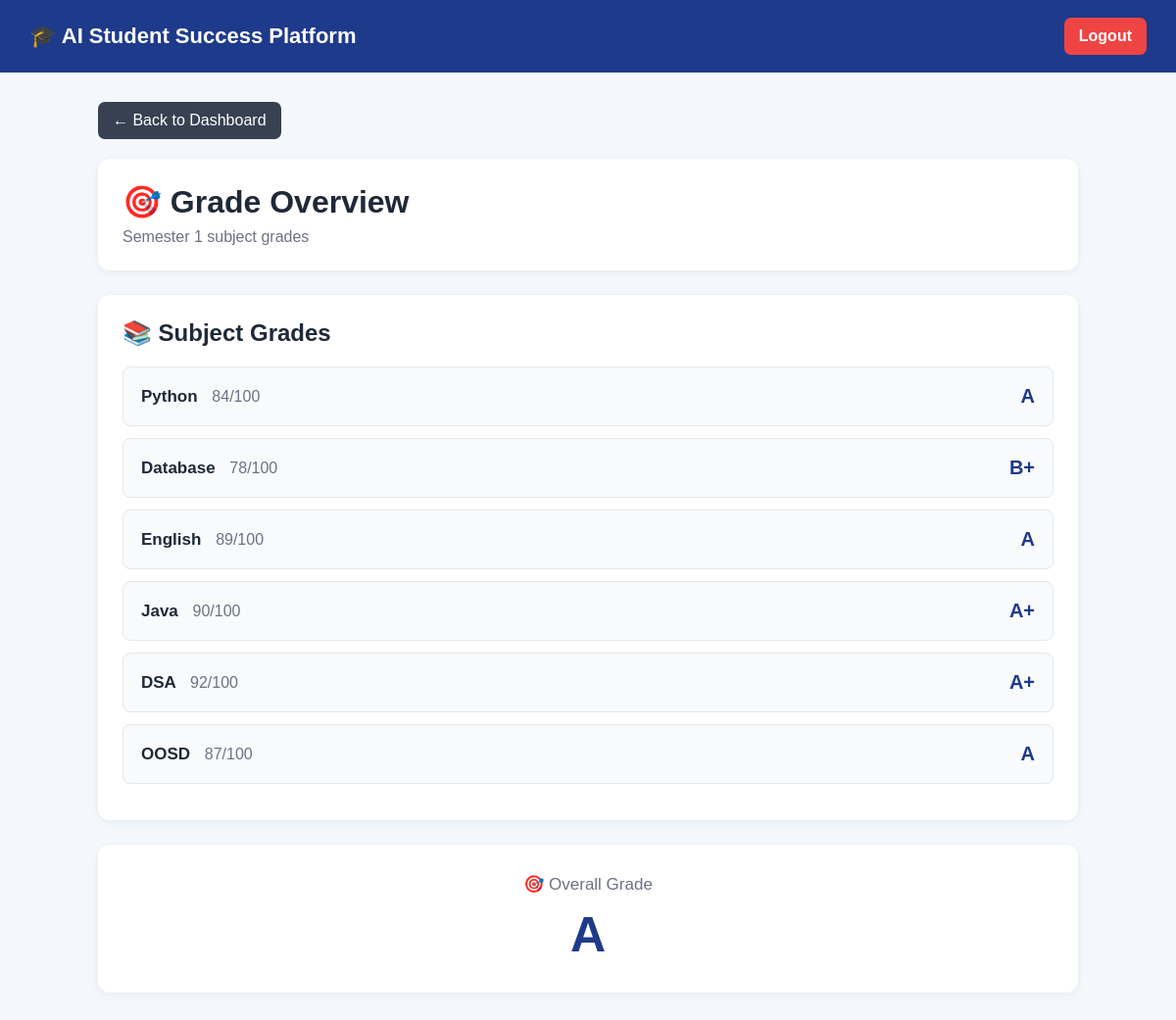
The app's page /grade (signed in) with its own data.
### tables this page shows
CREATE TABLE academic_data (
    id INTEGER PRIMARY KEY AUTOINCREMENT,
    student_id INTEGER NOT NULL,
    subject TEXT NOT NULL,
    marks INTEGER NOT NULL,
    attendance INTEGER NOT NULL, semester INTEGER NOT NULL DEFAULT 1,
    FOREIGN KEY (student_id) REFERENCES students(id)
);

### app.py (the view)
@app.route("/grade")
def grade_overview():
    student_id = session.get("student_id")
    if not student_id:
        return redirect(
            url_for("home")
        )
    semester = request.args.get(
        "semester",
        default=1,
        type=int
    )
    conn = sqlite3.connect("students.db")
    cursor = conn.cursor()
    cursor.execute(
        """
        SELECT
            id,
            subject,
            marks,
            attendance
        FROM academic_data
        WHERE student_id = ?
        AND semester = ?
        ORDER BY id
        """,
        (
            student_id,
            semester
        )
    )
    academic_data = cursor.fetchall()
    conn.close()
    if academic_data:
        total_marks = sum(
            row[2]
            for row in academic_data
        )
        average_marks = round(
            total_marks / len(academic_data)
        )
    else:
        average_marks = 0
    if average_marks >= 90:
        overall_grade = "A+"
    elif average_marks >= 80:
        overall_grade = "A"
    elif average_marks >= 70:
        overall_grade = "B+"
    elif average_marks >= 60:
        overall_grade = "B"
    elif average_marks >= 50:
        overall_grade = "C"
    else:
        overall_grade = "Needs Improvement"
    return render_template(
        "grade.html",
        academic_data=academic_data,
        overall_grade=overall_grade,
        semester=semester
    )

### templates/grade.html (shortened to what this page needs)
<!DOCTYPE html>
<html lang="en">
<head>
</head>
<body>
<header class="header">
    <div class="logo">
        🎓 AI Student Success Platform
    </div>
    <a
        href="{{ url_for('logout') }}"
        class="logout"
    >
        Logout
    </a>
</header>
<div class="container">
    <a
        href="{{ url_for('dashboard', semester=semester) }}"
        class="back-button"
    >
        ← Back to Dashboard
    </a>
    <div class="title-card">
        <h1>
            🎯 Grade Overview
        </h1>
        <p>
            Semester {{ semester }} subject grades
        </p>
    </div>
    <div class="grades-card">
        <h2>
            📚 Subject Grades
        </h2>
        {% if academic_data %}
            {% for record in academic_data %}
            <div class="subject-row">
                <div>
                    <span class="subject-name">
                        {{ record[1] }}
                    </span>
                    <span class="subject-marks">
                        {{ record[2] }}/100
                    </span>
                </div>
                <div class="grade">
                    {% if record[2] >= 90 %}
                        A+
                    {% elif record[2] >= 80 %}
                        A
                    {% elif record[2] >= 70 %}
                        B+
                    {% elif record[2] >= 60 %}
                        B
                    {% elif record[2] >= 50 %}
                        C
                    {% else %}
                        Needs Improvement
                    {% endif %}
                </div>
            </div>
            {% endfor %}
        {% else %}
            <div class="no-data">
                No academic data available for
                Semester {{ semester }}.
            </div>
        {% endif %}
    </div>
    <div class="overall-card">
        <div class="overall-title">
            🎯 Overall Grade
        </div>
        <div class="overall-value">
            {{ overall_grade }}
        </div>
    </div>
</div>
</body>
</html>

### templates/grade.html (style rules this page uses)
* { box-sizing: border-box; }
body { margin: 0; font-family: Arial, sans-serif; background: #f4f7fb; color: #1f2937; }
.header { background: #1e3a8a; color: white; padding: 18px 30px; display: flex; justify-content: space-between; align-items: center; flex-wrap: wrap; gap: 15px; }
.logo { font-size: 22px; font-weight: bold; }
.logout { background: #ef4444; color: white; text-decoration: none; padding: 10px 15px; border-radius: 7px; font-weight: bold; }
.container { width: 92%; max-width: 1000px; margin: 30px auto; }
.back-button { display: inline-block; margin-bottom: 20px; background: #374151; color: white; text-decoration: none; padding: 10px 15px; border-radius: 7px; }
.title-card { background: white; padding: 25px; border-radius: 12px; box-shadow: 0 2px 8px rgba(0,0,0,0.06); margin-bottom: 25px; }
.title-card h1 { margin: 0 0 8px 0; }
.title-card p { color: #6b7280; margin: 0; }
.grades-card { background: white; padding: 25px; border-radius: 12px; box-shadow: 0 2px 8px rgba(0,0,0,0.06); margin-bottom: 25px; }
.grades-card h2 { margin-top: 0; margin-bottom: 20px; }
.subject-row { display: flex; justify-content: space-between; align-items: center; padding: 18px; margin-bottom: 12px; background: #f8fafc; border-radius: 8px; border: 1px solid #e5e7eb; }
.subject-name { font-size: 17px; font-weight: bold; }
.subject-marks { color: #6b7280; margin-left: 10px; }
.grade { font-size: 20px; font-weight: bold; color: #1e3a8a; }
.overall-card { background: white; padding: 30px; border-radius: 12px; box-shadow: 0 2px 8px rgba(0,0,0,0.06); text-align: center; }
.overall-title { color: #6b7280; font-size: 17px; margin-bottom: 12px; }
.overall-value { font-size: 50px; font-weight: bold; color: #1e3a8a; }

### records on screen
academic_data: subject "Python", marks "84", shows "A"
academic_data: subject "Database", marks "78", shows "B+"
academic_data: subject "English", marks "89", shows "A"
academic_data: subject "Java", marks "90", shows "A+"
academic_data: subject "DSA", marks "92", shows "A+"
academic_data: subject "OOSD", marks "87", shows "A"

### other values on screen
{{ semester }} "1"
{{ overall_grade }} "A"
